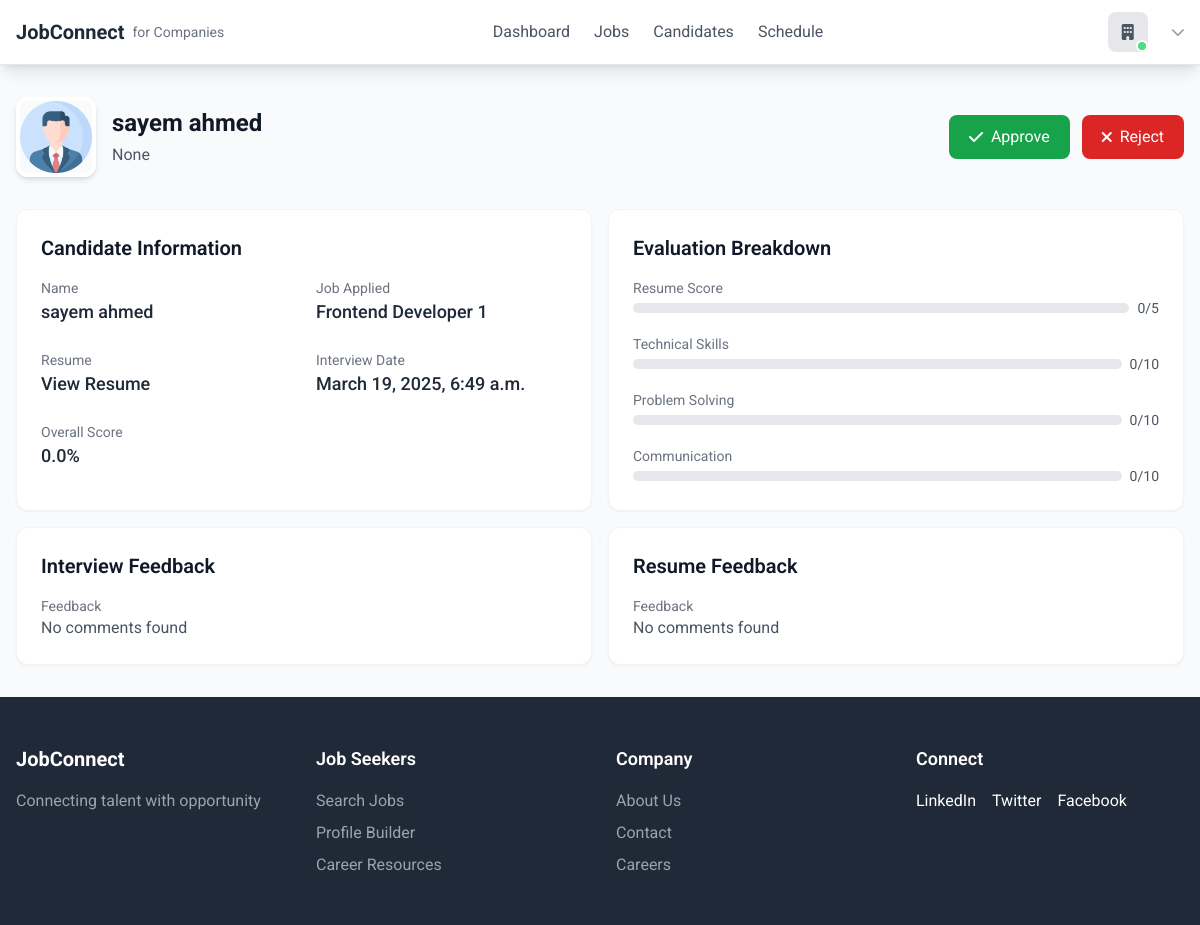
The app's page /company/interview-selection/6/, older data.
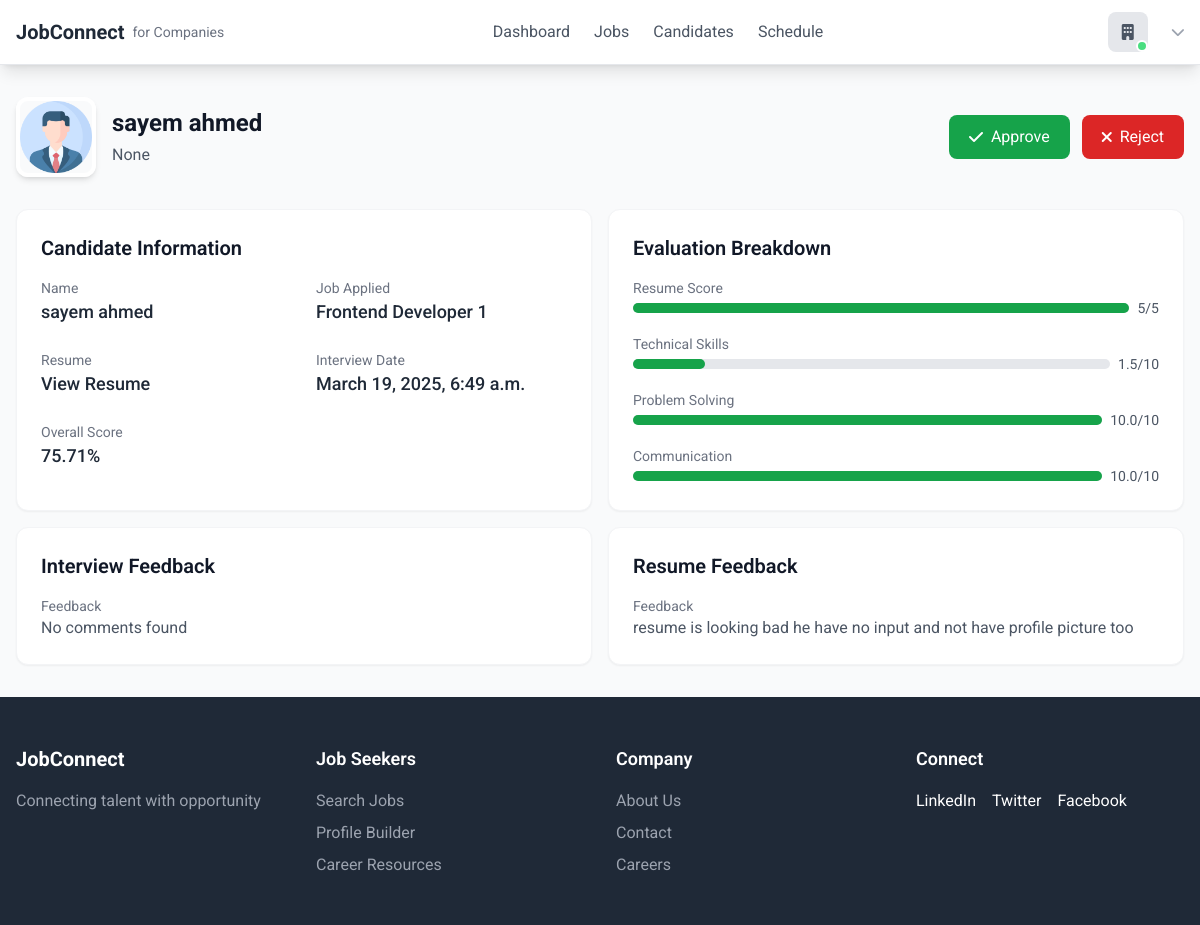
The same page, newer data.
### employer/models.py (models this page shows, shortened)
class Interview(models.Model):
    application = models.ForeignKey(JobApplication, on_delete=models.CASCADE)
    start_time = models.DateTimeField(blank=True, null=True)
    end_time = models.DateTimeField(blank=True, null=True)
    resume_ratings = models.SmallIntegerField(
        default=0,
        null=True,
        blank=True,
        validators=[MinValueValidator(0), MaxValueValidator(5)])
    technical_score = models.FloatField(
        default=0,
        null=True,
        blank=True,
        validators=[MinValueValidator(0), MaxValueValidator(10)])
    communication_score = models.FloatField(
        default=0,
        null=True,
        blank=True,
        validators=[MinValueValidator(0), MaxValueValidator(10)])
    problem_solving_score = models.FloatField(
        default=0,
        null=True,
        blank=True,
        validators=[MinValueValidator(0), MaxValueValidator(10)])
    resume_comments = models.TextField(null=True, blank=True)
    feedback = models.TextField(null=True, blank=True)

class JobApplication(models.Model):
    application_id = models.AutoField(primary_key=True)
    job = models.ForeignKey('Job', on_delete=models.CASCADE)
    applicant = models.ForeignKey('jobseeker.Profile', on_delete=models.CASCADE)
    resume = models.FileField(upload_to='resumes/', null=True, blank=True)
    applied_date = models.DateTimeField(auto_now_add=True)
    is_selected = models.BooleanField(default=False, null=True, blank=True)
    is_scheduled = models.BooleanField(default=False, null=True, blank=True)
    is_interviewed = models.BooleanField(default=False, null=True, blank=True)

class Job(models.Model):
    JOB_TYPE_CHOICES = [
        ('Full-Time', 'Full-Time'),
        ('Part-Time', 'Part-Time'),
        ('Contract', 'Contract'),
        ('Internship', 'Internship')
    ]
    STATUS_CHOICES = [
        ('Active', 'Active'),
        ('Draft', 'Draft'),
        ('Closed', 'Closed'),
    ]
    CATEGORY_CHOICES = [
        ('engineering', 'Engineering'),
        ('design', 'Design'),
        ('marketing', 'Marketing'),
    ]
    job_id = models.AutoField(primary_key=True)
    title = models.CharField(max_length=255)
    company = models.ForeignKey('Company', on_delete=models.CASCADE)
    location = models.CharField(max_length=255)
    job_type = models.CharField(max_length=20, choices=JOB_TYPE_CHOICES)
    posted_date = models.DateTimeField(auto_now_add=True)
    salary_min = models.DecimalField(max_digits=10, decimal_places=2)
    salary_max = models.DecimalField(max_digits=10, decimal_places=2)
    applications = models.IntegerField(default=0)
    exp_need = models.IntegerField(default=0)
    description = models.TextField()
    responsibilities = models.TextField()
    requirements = models.TextField()
    benefits = models.TextField()
    status = models.CharField(max_length=10, choices=STATUS_CHOICES, default='Draft')
    category = models.CharField(max_length=20, choices=CATEGORY_CHOICES)

### jobseeker/models.py (models this page shows, shortened)
class Profile(models.Model):
    user = models.OneToOneField(CustomUser, on_delete=models.CASCADE, related_name='profile')
    profile_id = models.AutoField(primary_key=True)
    profile_picture = models.ImageField(upload_to='profile_pics/', blank=True, null=True,default='profile_pics/profile_1.png')
    first_name = models.CharField(max_length=50, blank=True, null=True)
    last_name = models.CharField(max_length=50, blank=True, null=True)
    job_title = models.CharField(max_length=100, blank=True, null=True)
    location = models.CharField(max_length=100, blank=True, null=True)
    about_me = models.TextField( blank=True, null=True)

### employer/views.py (the view)
# urls.py: path('interview-selection/<int:id>/', interview_selection, name='interview_selection'),
def interview_selection(request,id):
    interview = get_object_or_404(Interview,id=id)
    ration = ((interview.resume_ratings + interview.technical_score + interview.problem_solving_score + interview.communication_score)*100)/35
    return render(request, 'employee/selection.html', {
        'interview':interview,
        'total':round(ration,2)
        })

### static/templates/employee/selection.html (shortened to what this page needs)
{% extends 'base.html' %}
{% block nav %}
{% include 'components/company_nav.html' %}
{% endblock nav %}
{% block content %}
<div class="max-w-7xl mx-auto px-4 py-8">
    <div class="flex flex-col md:flex-row justify-between items-start md:items-center mb-8">
        <div class="flex items-center space-x-4">
            <img src="{{interview.application.applicant.profile_picture.url}}" alt=" profile picture"
                class="w-20 h-20 rounded-xl overflow-hidden border-4 border-white shadow-md">
            <div class="mb-4 md:mb-0">
                <h1 class="text-2xl font-bold text-gray-900">
                    {% if interview.application.applicant.first_name %}
                    {{ interview.application.applicant.first_name }}
                    {% endif %}
                </h1>
                <p class="text-gray-600 mt-1">{{ interview.application.applicant.job_title}}</p>
            </div>
        </div>
        <div class="flex space-x-3">
            <button class="bg-green-600 hover:bg-green-700 text-white px-5 py-2.5 rounded-lg flex items-center">
                <i class="fas fa-check mr-2"></i>Approve
            </button>
            <button class="bg-red-600 hover:bg-red-700 text-white px-5 py-2.5 rounded-lg flex items-center">
                <i class="fas fa-times mr-2"></i>Reject
            </button>
        </div>
    </div>
    <div class="grid md:grid-cols-2 grid-cols-1 gap-4 ">
        <div class="bg-white rounded-xl shadow-sm border border-gray-100 p-6">
            <h2 class="text-xl font-semibold text-gray-900 mb-4">Candidate Information</h2>
            <div class="grid grid-cols-1 md:grid-cols-2 gap-6">
                <div>
                    <p class="text-sm text-gray-500">Name</p>
                    <p class="text-lg font-medium text-gray-800">
                        {% if interview.application.applicant.first_name %}
                        {{ interview.application.applicant.first_name }}
                        {% endif %}
                    </p>
                </div>
                <div>
                    <p class="text-sm text-gray-500">Job Applied</p>
                    <p class="text-lg font-medium text-gray-800">{{ interview.application.job.title}}</p>
                </div>
                <div>
                    <p class="text-sm text-gray-500">Resume</p>
                    <a href="{% url 'jobseeker:resume_build' interview.application.applicant.profile_id %}"
                        class="text-lg font-medium hover:underline">
                        <p class="text-lg font-medium text-gray-800 hover:underline">View Resume</p>
                    </a>
                </div>
                <div>
                    <p class="text-sm text-gray-500">Interview Date</p>
                    <p class="text-lg font-medium text-gray-800">{{ interview.start_time }}</p>
                </div>
                <div>
                    <p class="text-sm text-gray-500">Overall Score</p>
                    <p class="text-lg font-medium text-gray-800">
                        {{ total }}%
                    </p>
                </div>
            </div>
        </div>
        <div class="bg-white rounded-xl shadow-sm border border-gray-100 p-6">
            <h2 class="text-xl font-semibold text-gray-900 mb-4">Evaluation Breakdown</h2>
            <div class="space-y-4">
                <div>
                    <p class="text-sm text-gray-500">Resume Score</p>
                    <div class="flex items-center space-x-2">
                        <div class="w-full bg-gray-200 rounded-full h-2.5">
                            <div class="bg-green-600 h-2.5 rounded-full"
                                style="width: {% widthratio interview.resume_ratings 5 100 %}%;"></div>
                        </div>
                        <p class="text-sm text-gray-600">{{ interview.resume_ratings }}/5</p>
                    </div>
                </div>
                <div>
                    <p class="text-sm text-gray-500">Technical Skills</p>
                    <div class="flex items-center space-x-2">
                        <div class="w-full bg-gray-200 rounded-full h-2.5">
                            <div class="bg-green-600 h-2.5 rounded-full"
                                style="width: {% widthratio interview.technical_score 10 100 %}%;"></div>
                        </div>
                        <p class="text-sm text-gray-600">{{ interview.technical_score }}/10</p>
                    </div>
                </div>
                <div>
                    <p class="text-sm text-gray-500">Problem Solving</p>
                    <div class="flex items-center space-x-2">
                        <div class="w-full bg-gray-200 rounded-full h-2.5">
                            <div class="bg-green-600 h-2.5 rounded-full"
                                style="width: {% widthratio interview.communication_score 10 100 %}%;"></div>
                        </div>
                        <p class="text-sm text-gray-600">{{ interview.communication_score }}/10</p>
                    </div>
                </div>
                <div>
                    <p class="text-sm text-gray-500">Communication</p>
                    <div class="flex items-center space-x-2">
                        <div class="w-full bg-gray-200 rounded-full h-2.5">
                            <div class="bg-green-600 h-2.5 rounded-full"
                                style="width: {% widthratio interview.problem_solving_score 10 100 %}%;"></div>
                        </div>
                        <p class="text-sm text-gray-600">{{ interview.problem_solving_score }}/10</p>
                    </div>
                </div>
            </div>
        </div>
        <div class="bg-white rounded-xl shadow-sm border border-gray-100 p-6">
            <h2 class="text-xl font-semibold text-gray-900 mb-4">Interview Feedback</h2>
            <div class="space-y-4">
                <div>
                    <p class="text-sm text-gray-500">Feedback</p>
                    <p class="text-gray-600">{{ interview.feedback|default:'No comments found' }}</p>
                </div>
            </div>
        </div>
        <div class="bg-white rounded-xl shadow-sm border border-gray-100 p-6">
            <h2 class="text-xl font-semibold text-gray-900 mb-4">Resume Feedback</h2>
            <div class="space-y-4">
                <div>
                    <p class="text-sm text-gray-500">Feedback</p>
                    <p class="text-gray-600">{{ interview.resume_comments|default:'No comments found' }}</p>
                </div>
            </div>
        </div>
    </div>
</div>
{% endblock content %}
{% block footer %}
<div class="footer-container hidden md:block">
    {% include 'components/footer.html' %}
</div>
{% endblock footer %}

### theme/templates/base.html (shortened to what this page needs)
{% load static tailwind_tags %}
<!DOCTYPE html>
<html lang="en">
<head>
	<link rel="stylesheet" href="https://cdnjs.cloudflare.com/ajax/libs/font-awesome/6.0.0/css/all.min.css">
	<link rel="stylesheet" href="https://cdn.jsdelivr.net/npm/fullcalendar@5.11.3/main.min.css">
	{% tailwind_css %}
</head>
<body class="bg-gray-50 font-['Roboto'] leading-normal tracking-normal">
	{% block nav %}
	{% endblock nav %}
	{% block content %}
	{% endblock content %}
	{% block footer %}
	{% endblock footer %}
</body>
</html>

### static/templates/components/company_nav.html (shortened to what this page needs)
<nav class="bg-white shadow-lg border-b border-gray-200 sticky top-0 z-10">
    <div class="max-w-7xl mx-auto px-4">
        <div class="flex justify-between items-center py-3">
            <a href="/company/" class="flex items-center space-x-2">
                <span class="text-xl font-bold text-gray-800">JobConnect</span>
                <span class="text-sm text-gray-500">for Companies</span>
            </a>
            <div class="hidden md:flex items-center space-x-6">
                <a href="/company/"
                    class="hover:hover:text-green-600 {% if request.path == '/company/' %} text-green-600 {% else %} text-gray-600 {% endif %}">Dashboard</a>
                <a href="/company/jobs/"
                    class="hover:hover:text-green-600 {% if '/company/jobs/' in request.path %} text-green-600 {% else %} text-gray-600 {% endif %}">Jobs</a>
                <a href="/company/candidates/"
                    class="hover:hover:text-green-600 {% if '/company/candidates/' in request.path %} text-green-600 {% else %} text-gray-600 {% endif %}">Candidates</a>
                <a href="/company/schedule/"
                    class="hover:hover:text-green-600 {% if '/company/schedule/' in request.path %} text-green-600 {% else %} text-gray-600 {% endif %}">Schedule</a>
            </div>
            <div class="relative ml-4">
                <button id="profile-dropdown-button" class="flex items-center space-x-3 focus:outline-none">
                    <div class="relative">
                        <div class="h-10 w-10 rounded-lg bg-gray-200 flex items-center justify-center">
                            <i class="fas fa-building text-gray-600"></i>
                        </div>
                        <span
                            class="absolute bottom-0 right-0 w-3 h-3 bg-green-400 rounded-full border-2 border-white"></span>
                    </div>
                    <i class="fas fa-chevron-down text-gray-400 text-sm"></i>
                </button>
            </div>
        </div>
    </div>
</nav>

### static/templates/components/footer.html
<footer class="bg-gray-800 text-white py-12">
    <div class="max-w-7xl mx-auto px-4">
        <div class="grid md:grid-cols-4 gap-8">
            <div>
                <h4 class="text-xl font-bold mb-4">JobConnect</h4>
                <p class="text-gray-400">Connecting talent with opportunity</p>
            </div>
            <div>
                <h4 class="text-lg font-semibold mb-4">Job Seekers</h4>
                <ul class="space-y-2 text-gray-400">
                    <li><a href="#" class="hover:text-white">Search Jobs</a></li>
                    <li><a href="#" class="hover:text-white">Profile Builder</a></li>
                    <li><a href="#" class="hover:text-white">Career Resources</a></li>
                </ul>
            </div>
            <div>
                <h4 class="text-lg font-semibold mb-4">Company</h4>
                <ul class="space-y-2 text-gray-400">
                    <li><a href="#" class="hover:text-white">About Us</a></li>
                    <li><a href="#" class="hover:text-white">Contact</a></li>
                    <li><a href="#" class="hover:text-white">Careers</a></li>
                </ul>
            </div>
            <div>
                <h4 class="text-lg font-semibold mb-4">Connect</h4>
                <div class="flex space-x-4">
                    <a href="#" class="hover:text-blue-400">LinkedIn</a>
                    <a href="#" class="hover:text-blue-400">Twitter</a>
                    <a href="#" class="hover:text-blue-400">Facebook</a>
                </div>
            </div>
        </div>
    </div>
</footer>

Row changes from the older to the newer data that the page shows:
changed Interview "No comments found": resume_ratings "0" → "5"; technical_score "0" → "1.5"; communication_score "0" → "10.0"; problem_solving_score "0" → "10.0"; resume_comments "No comments found" → "resume is looking bad he have no input and not have profile picture too"
Text that changed along with them:
{{ total }}: "0.0" → "75.71"
